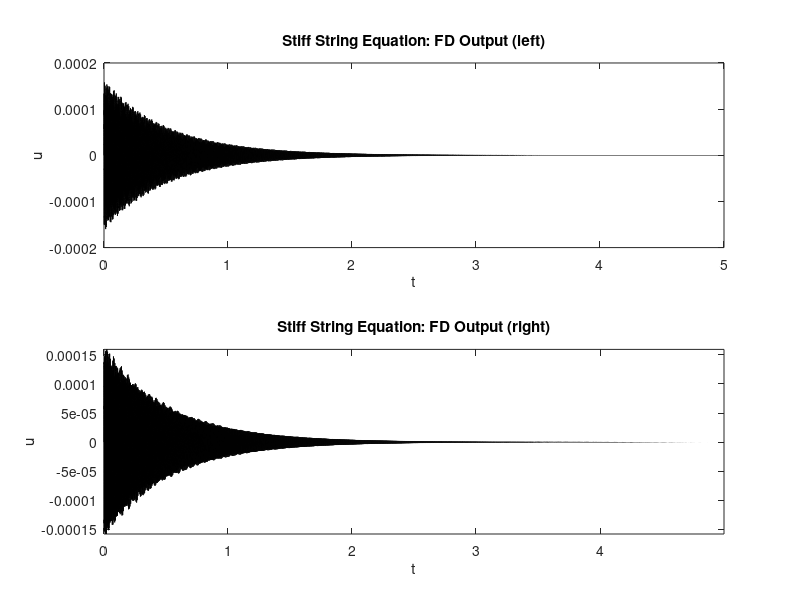

Recreate this plot in MATLAB.
% matlab script ssfd.m
% finite difference scheme for the stiff string/bar
% clamped boundary conditions
% raised cosine initial conditions
% stereo output
% implicit scheme: matrix update form
% two-parameter frequency-dependent loss

%%%%%% begin global parameters
SR = 48000; % sample rate(Hz)
B = 0.5; % inharmonicity parameter (>0)
f0 = 200; % fundamental(Hz)
TF = 5; % duration of simulation(s)
ctr = 0.4; wid = 0.3; % center location/width of excitation
u0 = 0; v0 = 1; % maximum initial displacement/velocity
rp = [0.3 0.4]; % positions of readout(0-1)
loss = [100, 4; 1000, 3]; % loss [freq.(Hz), T60(s), freq.(Hz), T60(s)]
% theta = 1  ; % implicit scheme free parameter (>0.5)
theta = ((f0^1.25)/1000) + 0.6;

%%%%%% end global parameters

% begin derived parameters
k = 1/SR; % time step
NF = floor(SR*TF); % duration of simulation (samples)
gamma = 2*f0; K = sqrt(B)*(gamma/pi); % set parameters

% stability conditions

h = sqrt((gamma^2*k^2+sqrt(gamma^4*k^4+16*K^2*k^2*(2*theta-1)))/(2*(2*theta-1)));
N = floor(1/h); h = 1/N; mu = K*k/h^2; lambda = gamma*k/h;

% readout interpolation parameters

rp_int = 1+floor(N*rp); % rounded grid index for readout
rp_frac = 1+rp/h-rp_int; % fractional part of readout location

% set scheme loss parameters

zeta1 = (-gamma^2+sqrt(gamma^4+4*K^2*(2*pi*loss(1,1))^2))/(2*K^2);
zeta2 = (-gamma^2+sqrt(gamma^4+4*K^2*(2*pi*loss(2,1))^2))/(2*K^2);
sig0 = 6*log(10)*(-zeta2/loss(1,2)+zeta1/loss(2,2))/(zeta1-zeta2);
sig1 = 6*log(10)*(1/loss(1,2)-1/loss(2,2))/(zeta1-zeta2);

% create update matrices

M = sparse(toeplitz([theta (1-theta)/2 zeros(1,N-3)]));
A = M+sparse(toeplitz([sig1*k/(h^2)+sig0*k/2 -sig1*k/(2*h^2) zeros(1,N-3)]));
C = M+sparse(toeplitz([-sig1*k/(h^2)-sig0*k/2 sig1*k/(2*h^2) zeros(1,N-3)]));
B = 2*M+sparse(toeplitz([-2*lambda^2-6*mu^2 lambda^2+4*mu^2 -mu^2 zeros(1,N-4)]));

% create raised cosine

xax = [1:N-1]'*h;
ind = sign(max(-(xax-ctr-wid/2).*(xax-ctr+wid/2),0));
rc = 0.5*ind.*(1+cos(2*pi*(xax-ctr)/wid));

% set initial conditions

u2 = u0*rc; u1 = (u0+k*v0)*rc; u = zeros(N+1,1); out = zeros(NF,2);

%%%%%% start main loop
for n=3:NF
u = A\(B*u1-C*u2);
out(n,:) = (1-rp_frac).*u(rp_int)'+rp_frac.*u(rp_int+1)'; % readout
u2 = u1; u1 = u; % update
end

%%%%%% end main loop

% plot output waveform
subplot(2,1,1); plot([0:NF-1]*k, out(:,1), 'k');
xlabel('t'); ylabel('u'); title('Stiff String Equation: FD Output (left)');
subplot(2,1,2); plot([0:NF-1]*k, out(:,2), 'k');
xlabel('t'); ylabel('u'); title('Stiff String Equation: FD Output (right)');
axis tight

% play sound

soundsc(out,SR);
